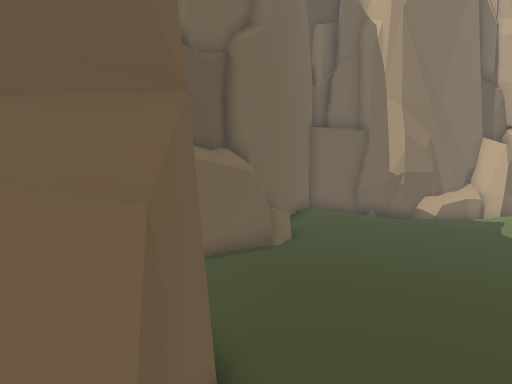
View 1 (above)

12 first-person views from a walk through a 3-D level made in the Unity game engine. The camera is 1.5 m above the floor, tilts 8° down and sees 70° across. The floor is counted in squares, 0.5 m on a side. Each view is taken from the middle of a square. On the plan, view 1 faces up. The plan holds only what a view shows up to about 20 squares ahead; the rest is blank. The place goes on beyond the plan.

View 2
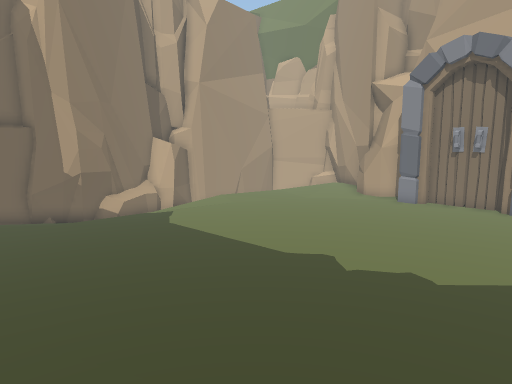

View 3
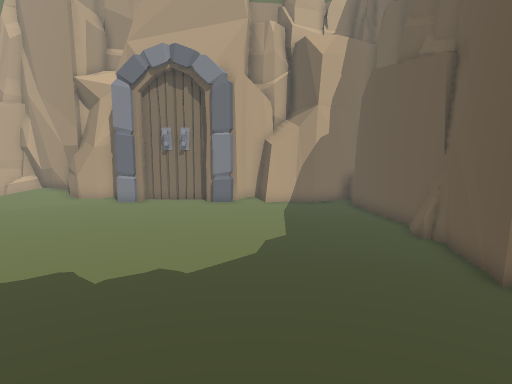

View 4
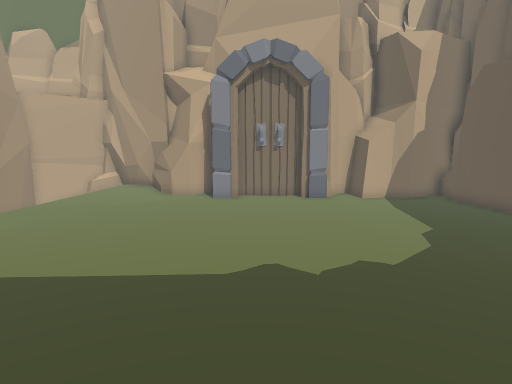

View 5
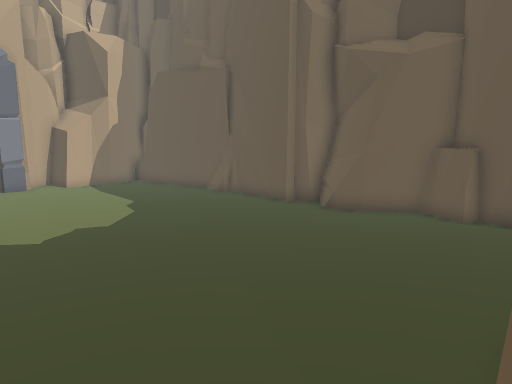

View 6
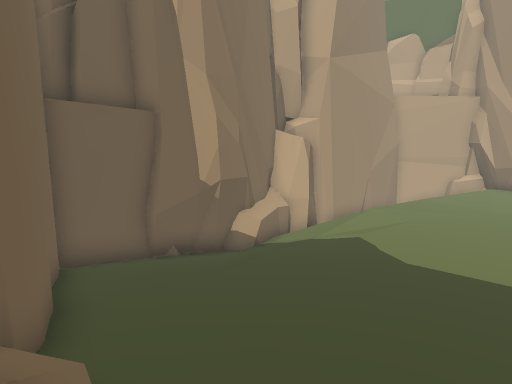

View 7
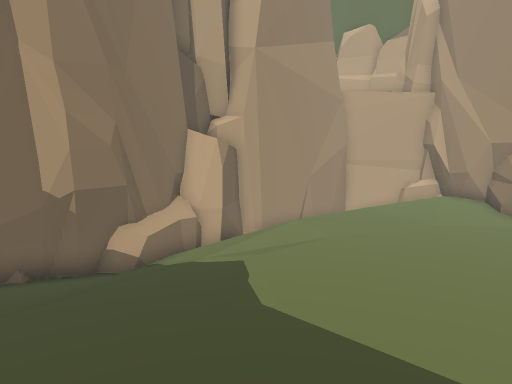

View 8
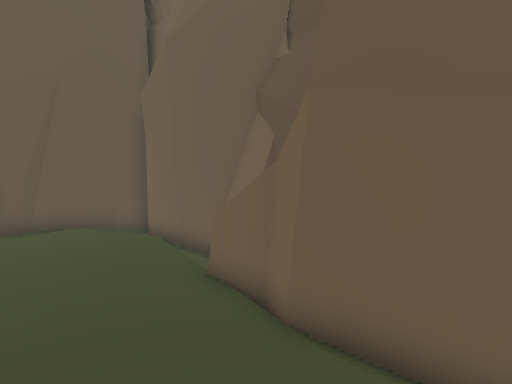

View 9
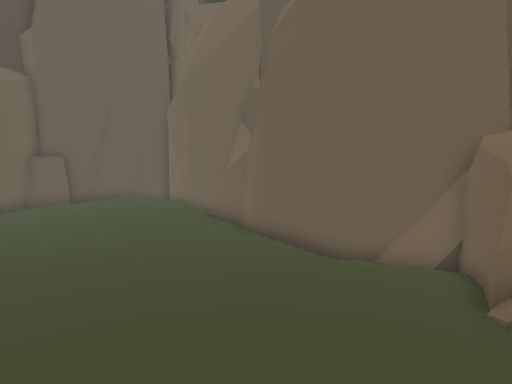

View 10
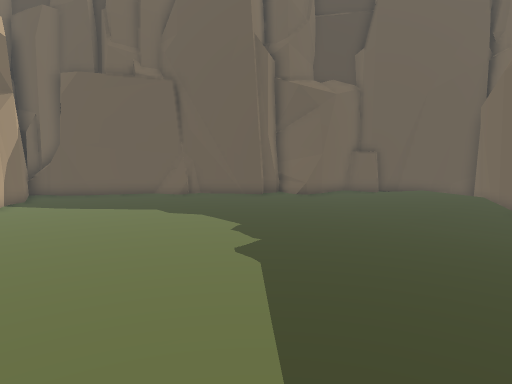

View 11
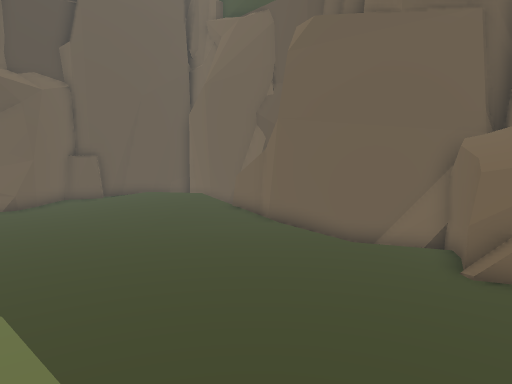

View 12
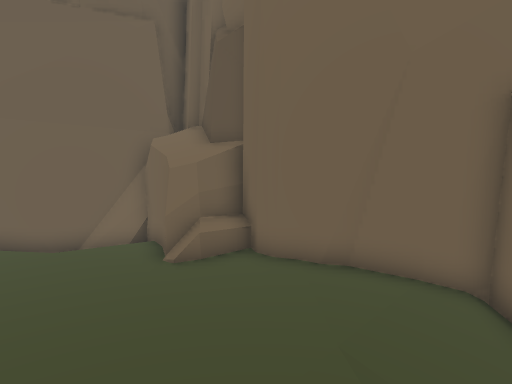

### Floor plan
Key: @ floor where view 1 was taken; # wall or solid block; . main floor; : floor 0.25 m higher than the main floor; - floor 0.25 m lower than the main floor; / step, stairs or slope; = window, fence, low wall or low ledge; ^ raised ledge.
Columns run from 3 left of view 1 to 23 right of it. Each row starts with its distance up from view 1.
 20              #####
 19      ###### ###=#######
 18      ##..####--/=   /#####
 17      #....----/..        ##
 16     ##:..........:::::.  /#
 15     #:::.........::::.::/ #
 14   ###::...........::..::::#
 13  #^=/:...............::::##
 12  #^#/.................:::#
 11 ##^=...................:=#
 10 ##.....................:##
  9 #=..:...................#
  8 ##..:..................##
  7  #-....................##
  6  ##.....................#
  5  ##....................##
  4 ###....................##
  3  ^^::..................##
  2  ^^::::................##
  1 #-/:::::...............:#
  0 #./@::::...............##
 -1 #./:::::...............#
 -2 ##/:::::...............#
 -3  # :::::...............#
 -4  # /::::.=..=......#####
 -5  ### /=.##=##########
 -6    #########

Where each view was taken, in squares from view 1:
view 1: 0 up, 0 right, facing up
view 2: 0 up, 1 right, facing up-right
view 3: 1 up, 1 right, facing right
view 4: 6 up, 1 right, facing right
view 5: 7 up, 1 left, facing down-right
view 6: 9 up, 0 right, facing up-right
view 7: 8 up, 4 right, facing up-right
view 8: 8 up, 4 right, facing down-left
view 9: 13 up, 8 right, facing down-left
view 10: 15 up, 9 right, facing down
view 11: 14 up, 10 right, facing down-left
view 12: 14 up, 10 right, facing left
